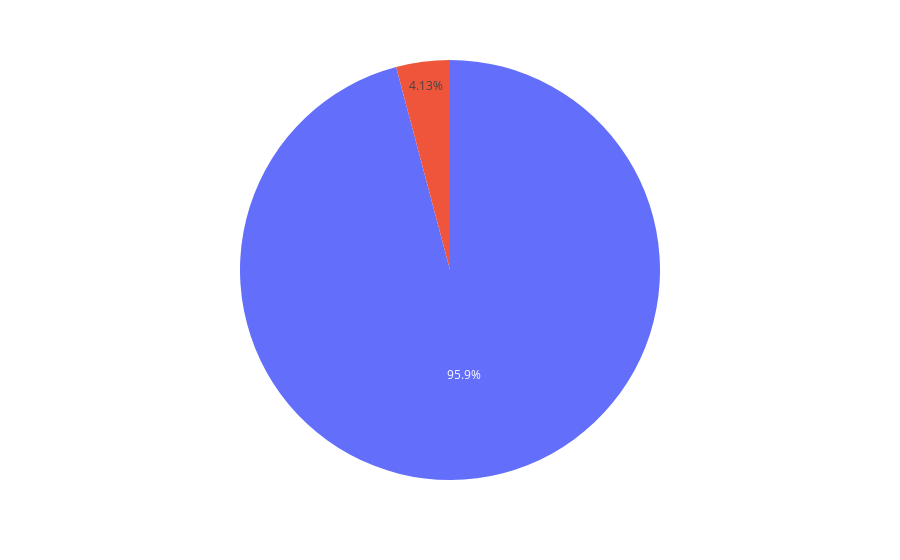

Write notebook code for a chart like this one.
### Code cell
fig=px.pie(
    values=stroke_count.values
)
fig.show()

### Figure 1 — Plotly figure (JSON) as saved in the notebook; plotly's stock layout.template omitted (floating-point values rounded to 4 significant figures)
{"data": [{"domain": {"x": [0, 1], "y": [0, 1]}, "hovertemplate": "value=%{value}<extra></extra>", "legendgroup": "", "name": "", "showlegend": false, "type": "pie", "values": [14671, 632]}], "layout": {"legend": {"tracegroupgap": 0}, "margin": {"t": 60}}}
